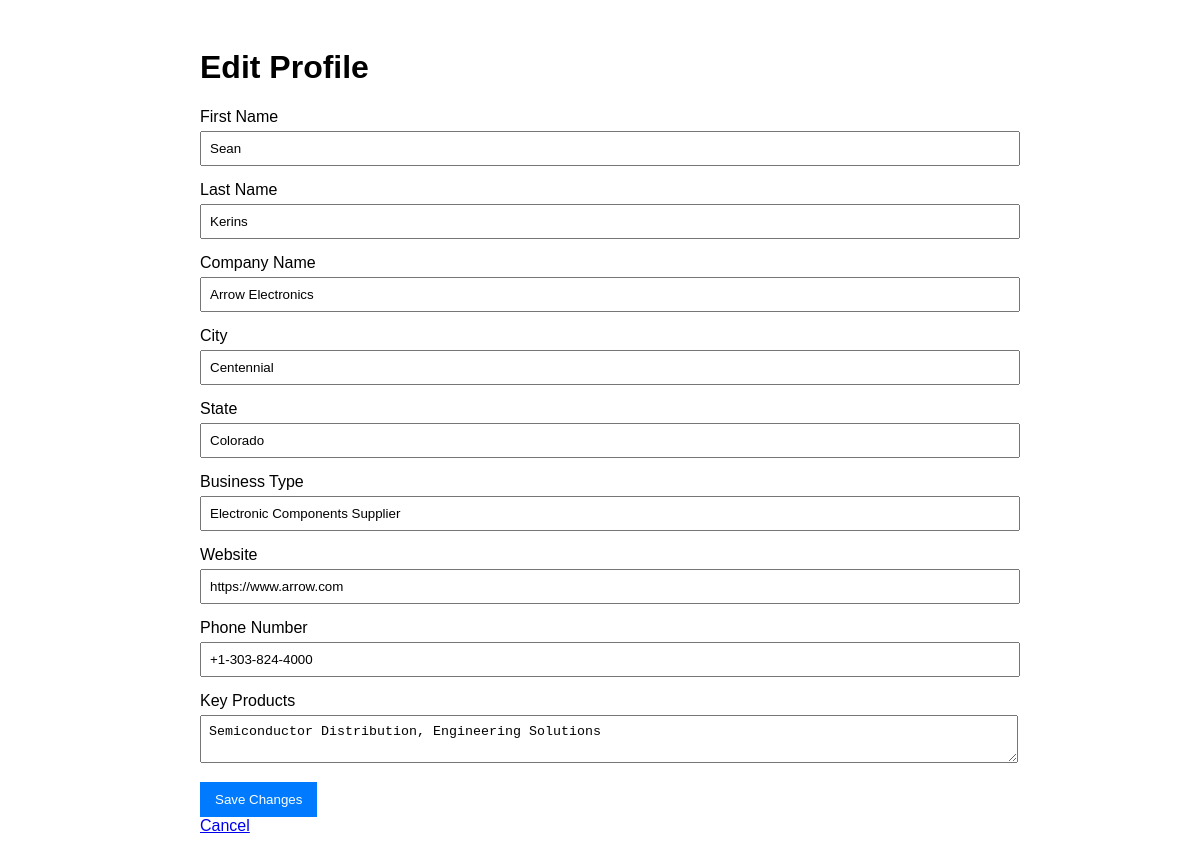
Page /supplier/profile/edit/ (signed in) on the committed database.
### supplier/models.py (models this page shows, shortened)
class Supplier(models.Model):
    user = models.OneToOneField(User, on_delete=models.CASCADE)
    first_name = models.CharField(max_length=100)
    last_name = models.CharField(max_length=100)
    company_name = models.CharField(max_length=200)
    city = models.CharField(max_length=100)
    state = models.CharField(max_length=100)
    business_type = models.CharField(max_length=100)
    website = models.URLField(blank=True)
    phone_number = models.CharField(max_length=20)
    key_services = models.TextField()
    wallet_address = models.CharField(max_length=42, blank=True, null=True)
    review_count = models.PositiveIntegerField(default=0)
    average_rating = models.DecimalField(max_digits=3, decimal_places=2, default=0.0)

### supplier/views.py (the view, shortened to what this page needs)
# urls.py: path('profile/edit/', views.edit_profile, name='manufacturer_edit_profile'),
def edit_profile(request):
    if not request.user.is_authenticated:
        return redirect('supplier_login')
    supplier = Supplier.objects.get(user=request.user)
    return render(request, 'supplier/edit_profile.html', {
        'supplier': supplier
    })

### supplier/templates/supplier/edit_profile.html (shortened to what this page needs)
<!DOCTYPE html>
<html>
<head>
</head>
<body>
    <div class="container">
        <h1>Edit Profile</h1>
        <form method="post">
            <div class="form-group">
                <label>First Name</label>
                <input type="text" name="first_name" value="{{ supplier.first_name }}">
            </div>
            <div class="form-group">
                <label>Last Name</label>
                <input type="text" name="last_name" value="{{ supplier.last_name }}">
            </div>
            <div class="form-group">
                <label>Company Name</label>
                <input type="text" name="company_name" value="{{ supplier.company_name }}">
            </div>
            <div class="form-group">
                <label>City</label>
                <input type="text" name="city" value="{{ supplier.city }}">
            </div>
            <div class="form-group">
                <label>State</label>
                <input type="text" name="state" value="{{ supplier.state }}">
            </div>
            <div class="form-group">
                <label>Business Type</label>
                <input type="text" name="business_type" value="{{ supplier.business_type }}">
            </div>
            <div class="form-group">
                <label>Website</label>
                <input type="url" name="website" value="{{ supplier.website }}">
            </div>
            <div class="form-group">
                <label>Phone Number</label>
                <input type="text" name="phone_number" value="{{ supplier.phone_number }}">
            </div>
            <div class="form-group">
                <label>Key Products</label>
                <textarea name="key_products">{{ supplier.key_services }}</textarea>
            </div>
            <button type="submit">Save Changes</button>
        </form>
        <a href="{% url 'supplier_profile' %}">Cancel</a>
    </div>
</body>
</html>

### supplier/templates/supplier/edit_profile.html (style rules this page uses)
body { font-family: Arial; padding: 20px; }
.container { max-width: 800px; margin: 0 auto; }
.form-group { margin-bottom: 15px; }
label { display: block; margin-bottom: 5px; }
input, textarea, select { width: 100%; padding: 8px; }
button { padding: 10px 15px; background: #007bff; color: white; border: none; }

### rows in the picture
Supplier: first_name "Sean", last_name "Kerins", company_name "Arrow Electronics", city "Centennial", state "Colorado", business_type "Electronic Components Supplier", website "https://www.arrow.com", phone_number "+1-303-824-4000", key_products "Semiconductor Distribution, Engineering Solutions"
